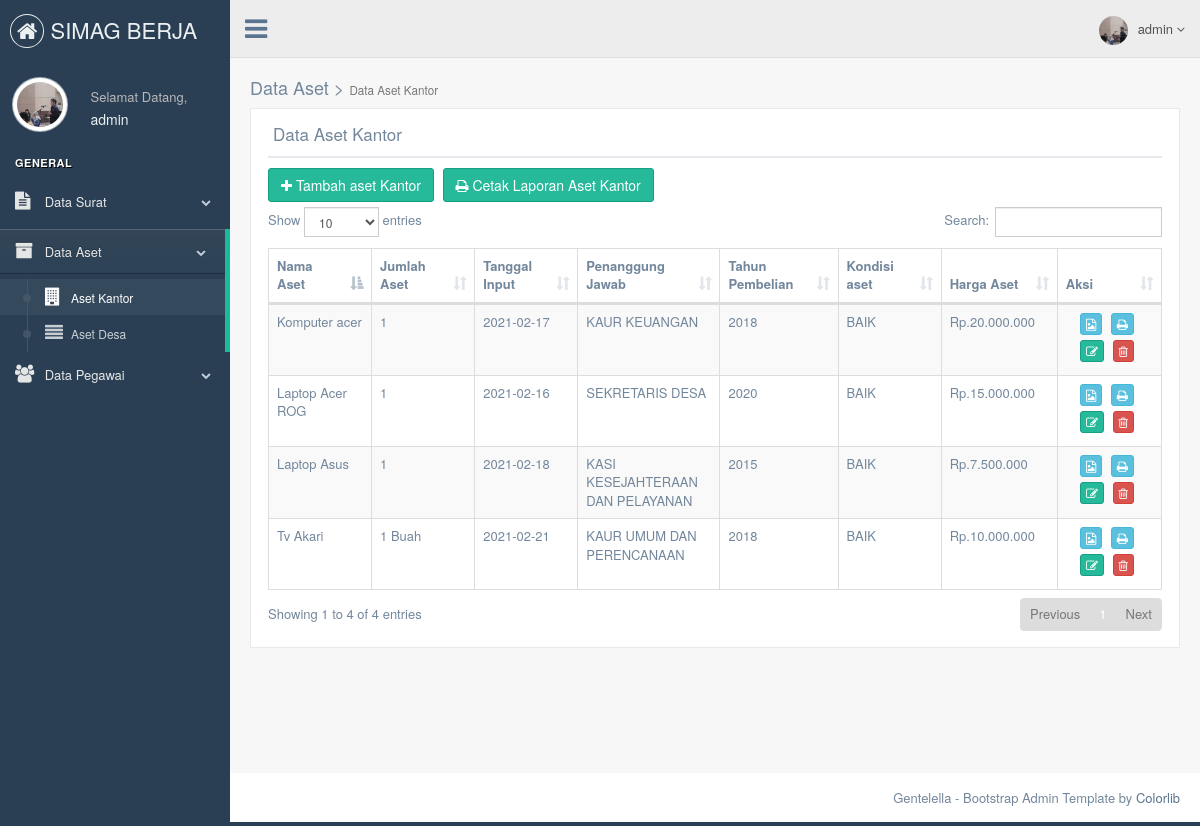
The page /admin/dataasetkantor.php (signed in) on the database its author committed.
### tables this page shows
CREATE TABLE `tb_asetkantor` (
  `id_asetkantor` int(11) NOT NULL,
  `nama_asetkantor` varchar(120) NOT NULL,
  `jumlah_asetkantor` varchar(15) NOT NULL,
  `tanggal_asetkantor` date NOT NULL,
  `tahun_asetkantor` year(4) NOT NULL,
  `kondisi_asetkantor` varchar(15) NOT NULL,
  `harga_asetkantor` varchar(15) NOT NULL,
  `gambar` varchar(225) NOT NULL,
  `nama_bagian` varchar(70) NOT NULL
);

### admin/dataasetkantor.php (the view, shortened to what this page needs)
<!DOCTYPE html>
<html lang="en">
  <head>
    <link href="../assets/vendors/bootstrap/dist/css/bootstrap.min.css" rel="stylesheet">
    <link href="../assets/vendors/font-awesome/css/font-awesome.min.css" rel="stylesheet">
    <link href="../assets/vendors/nprogress/nprogress.css" rel="stylesheet">
    <link href="../assets/vendors/iCheck/skins/flat/green.css" rel="stylesheet">
    <link href="../assets/vendors/datatables.net-bs/css/dataTables.bootstrap.min.css" rel="stylesheet">
    <link href="../assets/vendors/datatables.net-buttons-bs/css/buttons.bootstrap.min.css" rel="stylesheet">
    <link href="../assets/vendors/datatables.net-fixedheader-bs/css/fixedHeader.bootstrap.min.css" rel="stylesheet">
    <link href="../assets/vendors/datatables.net-responsive-bs/css/responsive.bootstrap.min.css" rel="stylesheet">
    <link href="../assets/vendors/datatables.net-scroller-bs/css/scroller.bootstrap.min.css" rel="stylesheet">
    <link href="../assets/build/css/custom.min.css" rel="stylesheet">
  </head>
  <body class="nav-md">
    <div class="container body">
      <div class="main_container">
        <?php
        include("sidebarmenu.php");
        ?>
        <?php
        include("header.php");
        ?>
        <div class="right_col" role="main">
          <div class="">
            <div class="page-title">
              <div class="title_right">
                <h2>Data Aset > <small>Data Aset Kantor</small></h2>
              </div>
            </div>
            <div class="clearfix"></div>
            <div class="row">
              <div class="col-md-12 col-sm-12 col-xs-12">
                <div class="x_panel">
                  <div class="x_title">
                    <h2>Data Aset Kantor </h2>
                    <div class="clearfix"></div>
                  </div>
                  <a href="inputasetkantor.php"><button type="button" class="btn btn-success"><i class="fa fa-plus"></i> Tambah aset Kantor</button></a>
                  <a href="cetak_laporanasetkantor.php"><button type="button" class="btn btn-success"><i class="fa fa-print"></i> Cetak Laporan Aset Kantor</button></a>
                             <?php
                              include '../koneksi/koneksi.php';
                              $sql1  		= "SELECT * FROM tb_asetkantor order by id_asetkantor asc";
                              $query1  	= mysqli_query($db, $sql1);
                              $total		= mysqli_num_rows($query1);
                              if ($total == 0) {
                                echo"<center><h2>Belum Ada Data Bagian</h2></center>";
                              }
                              else{?>
                    <table id="datatable" class="table table-striped table-bordered">
                      <thead>
                        <tr>
                          <th width="10%">Nama Aset</th>
                          <th width="10%">Jumlah Aset</th>
                          <th width="10%">Tanggal Input</th>
                          <th width="10%">Penanggung Jawab</th>
                          <th width="10%">Tahun Pembelian</th>
                          <th width="10%">Kondisi aset</th>
                          <th width="10%">Harga Aset</th>
                          <th width="10%">Aksi</th>
                        </tr>
                      </thead>
                      <tbody>
                            <?php
                            while($data = mysqli_fetch_array($query1)){
                              echo'<tr>
                              <td>	'. $data['nama_asetkantor'].'		    </td>
                              <td>	'. $data['jumlah_asetkantor'].'  		</td>
                              <td>	'. $data['tanggal_asetkantor'].'  	</td>
                              <td>	'. $data['nama_bagian'].'  	</td>
                              <td>	'. $data['tahun_asetkantor'].'		</td>
                              <td>	'. $data['kondisi_asetkantor'].'		</td>
                              <td>  Rp.'. number_format($data['harga_asetkantor'], 0,',', '.').'        </td>
                              <td style="text-align:center;">
                              <a href=detail-asetkantor.php?id_asetkantor='.$data['id_asetkantor'].'><button type="button" title="Detail" class="btn btn-info btn-xs"><i class="fa fa-file-image-o"></i></button></a>
                              <a href= cetak_asetkantor.php?id_asetkantor='.$data['id_asetkantor'].' target="_blank"><button type="button" title="Cetak Laporan" class="btn btn-info btn-xs"><i class="fa fa-print"></i></button></a>
                              <a href=editasetkantor.php?id_asetkantor='.$data['id_asetkantor'].' ><button type="button" title="Edit" class="btn btn-success btn-xs"><i class="fa  fa-edit"></i></button></a>
                              <a onclick="return konfirmasi()" href="proses/proses_hapusasetkantor.php?id_asetkantor='.$data['id_asetkantor'].'"><button type="button" title="Hapus" class="btn btn-danger btn-xs"><i class="fa fa-trash-o"></i></button></a></td>
                              </tr>';
                            }
                            ?>
                      </tbody>
                    </table>
                  <?php } ?>
                  </div>
                  </div>
                </div>
              </div>
            </div>
          </div>
        </div>
        <footer>
          <div class="pull-right">
            Gentelella - Bootstrap Admin Template by <a href="https://colorlib.com">Colorlib</a>
          </div>
          <div class="clearfix"></div>
        </footer>
  </body>
</html>

### admin/sidebarmenu.php (shortened to what this page needs)
<?php
	 include '../koneksi/koneksi.php';
			$sql  		= "SELECT * FROM tb_admin where id_admin='".$_SESSION['id']."'";
			$query  	= mysqli_query($db, $sql);
			$data 		= mysqli_fetch_array($query);
?>
        <div class="col-md-3 left_col">
          <div class="left_col scroll-view">
            <div class="navbar nav_title" style="border: 0; background-colour : #20c997;">
              <a href="index.php" class="site_title"><i class="fa fa-home"></i> <span> SIMAG BERJA</span></a>
            </div>
            <div class="profile clearfix">
              <div class="profile_pic">
                <img src="images/<?php echo $data['gambar']; ?>" height="55" width="55" alt="" class="img-circle profile_img">
              </div>
              <div class="profile_info">
                <span>Selamat Datang,</span>
                <h2><?php echo $_SESSION['nama'];?></h2>
              </div>
            </div>
            <br />
            <div id="sidebar-menu" class="main_menu_side hidden-print main_menu">
              <div class="menu_section">
                <h3>General</h3>
                <ul class="nav side-menu">
                  <li><a><i class="fa fa-file-text"></i> Data Surat <span class="fa fa-chevron-down"></span></a>
                  </li>
                  <li><a><i class="fa fa-archive"></i> Data Aset <span class="fa fa-chevron-down"></span></a>
                    <ul class="nav child_menu">
                      <li><a href="dataasetkantor.php"><i class="fa  fa-building"></i>Aset Kantor</a></li>
                      <li><a href="dataasetdesa.php"><i class="fa  fa-align-justify"></i>Aset Desa</a></li>
                    </ul>
                  </li>
                  <li><a><i class="fa fa-users"></i> Data Pegawai <span class="fa fa-chevron-down"></span></a>
                  </li>
                </ul>
              </div>
            </div>
          </div>
        </div>

### admin/header.php (shortened to what this page needs)
<?php
include '../koneksi/koneksi.php';
$sql  		= "SELECT * FROM tb_admin where id_admin='".$_SESSION['id']."'";
$query  	= mysqli_query($db, $sql);
$data 		= mysqli_fetch_array($query);
?>
        <div class="top_nav">
          <div class="nav_menu" style="background-colour : dogeblue;">
            <nav>
              <div class="nav toggle">
                <a id="menu_toggle"><i class="fa fa-bars"></i></a>
              </div>
              <ul class="nav navbar-nav navbar-right">
                <li class="">
                  <a href="javascript:;" class="user-profile dropdown-toggle" data-toggle="dropdown" aria-expanded="false">
                    <img src="images/<?php echo $data['gambar']; ?>" alt=""><?php echo $_SESSION['nama'];?>
                    <span class=" fa fa-angle-down"></span>
                  </a>
                </li>
              </ul>
            </nav>
          </div>
        </div>

### rows shown on the page
tb_asetkantor: nama_asetkantor "Laptop Acer ROG", jumlah_asetkantor "1", tanggal_asetkantor "2021-02-16", nama_bagian "SEKRETARIS DESA", tahun_asetkantor "2020", kondisi_asetkantor "BAIK", harga_asetkantor "15.000.000"
tb_asetkantor: nama_asetkantor "Komputer acer", jumlah_asetkantor "1", tanggal_asetkantor "2021-02-17", nama_bagian "KAUR KEUANGAN", tahun_asetkantor "2018", kondisi_asetkantor "BAIK", harga_asetkantor "20.000.000"
tb_asetkantor: nama_asetkantor "Laptop Asus", jumlah_asetkantor "1", tanggal_asetkantor "2021-02-18", nama_bagian "KASI KESEJAHTERAAN DAN PELAYANAN", tahun_asetkantor "2015", kondisi_asetkantor "BAIK", harga_asetkantor "7.500.000"
tb_asetkantor: nama_asetkantor "Tv Akari", jumlah_asetkantor "1 Buah", tanggal_asetkantor "2021-02-21", nama_bagian "KAUR UMUM DAN PERENCANAAN", tahun_asetkantor "2018", kondisi_asetkantor "BAIK", harga_asetkantor "10.000.000"

### other values the page prints
$_SESSION['nama'] "admin"
